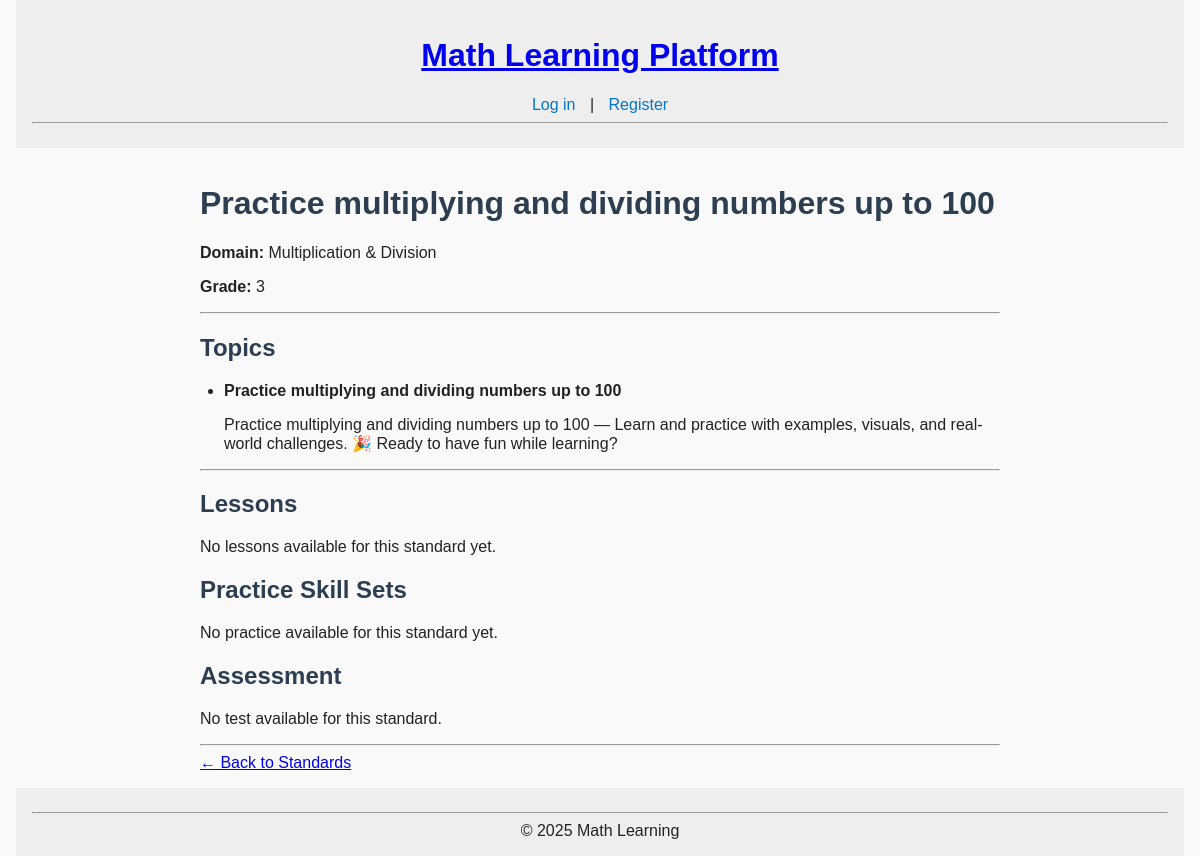
Screenshot of /curriculum/3/multiplication-division/standard/1/ with the database file from the repository.
### curriculum/models.py (models this page shows, shortened)
class Standard(models.Model):
    domain      = models.ForeignKey(Domain, on_delete=models.CASCADE, related_name="standards")
    code        = models.CharField(max_length=20, unique=True)
    description = models.TextField()

class Domain(models.Model):
    grade = models.ForeignKey(Grade, on_delete=models.CASCADE, related_name="domains")
    name  = models.CharField(max_length=100)
    slug  = models.SlugField(max_length=120, blank=True)
    sort_order = models.PositiveSmallIntegerField(default=00)
    class Meta:
        unique_together = ("grade", "name")
        ordering = ["grade__level", "sort_order", "name"]

class Grade(models.Model):
    level = models.PositiveSmallIntegerField(unique=True)   # 3-8, 9(SHSAT), 10(SAT)
    class Meta:
        ordering = ["level"]

class Topic(models.Model):
    standard = models.ForeignKey(Standard, on_delete=models.CASCADE, related_name="topics")
    title = models.CharField(max_length=255)
    description = models.TextField()
    source_id = models.CharField(max_length=20, blank=True, null=True)  # NEW
    class Meta:
        unique_together = ("standard", "title")

### curriculum/views.py (the view)
# urls.py: path("<int:grade_level>/<slug:domain_slug>/standard/<int:pk>/", StandardDetailView.as_view(), name="standard_detail"),
class StandardDetailView(DetailView):
    model = Standard
    template_name = "curriculum/standard_detail.html"
    context_object_name = "standard"
    def get_object(self):
        return get_object_or_404(
            Standard,
            pk=self.kwargs["pk"],
            domain__grade__level=self.kwargs["grade_level"],
            domain__slug=self.kwargs["domain_slug"],
        )
    def get_context_data(self, **kwargs):
        ctx = super().get_context_data(**kwargs)
        ctx["skillsets"] = SkillSet.objects.filter(related_standards=self.object)
        ctx["lessons"] = self.object.lessons.all()
        user = self.request.user
        test = Test.objects.filter(standards=self.object).first()
        ctx["test"] = test
        ctx["test_unlocked"] = False
        if user.is_authenticated and test:
            ctx["test_unlocked"] = has_mastered_standard(user, self.object)
        return ctx

### curriculum/templates/curriculum/standard_detail.html
{% extends "base.html" %}
{% block content %}
<h1>{{ standard.description }}</h1>
<p><strong>Domain:</strong> {{ standard.domain.name }}</p>
<p><strong>Grade:</strong> {{ standard.domain.grade.level }}</p>
<hr>
<h2>Topics</h2>
{% if standard.topics.all %}
    <ul>
    {% for topic in standard.topics.all %}
    <li>
        <strong>{{ topic.title }}</strong><br>
        <p>{{ topic.description }}</p>
    </li>
    {% endfor %}
    </ul>
{% else %}
    <p>No topics yet for this standard</p>
{% endif %}
<hr>
<h2>Lessons</h2>
{% if lessons %}
    <ul>
    {% for lesson in lessons %}
        <li>{{ lesson.title }}</li>
    {% endfor %}
    </ul>
{% else %}
    <p>No lessons available for this standard yet.</p>
{% endif %}
<h2>Practice Skill Sets</h2>
{% if skillsets %}
    <ul>
    {% for s in skillsets %}
        <li><a href = "{%  url 'practice:start' s.id %}">{{ s.title }}</a>
        </li>
    {% endfor %}
    </ul>
{% else %}
    <p>No practice available for this standard yet.</p>
{% endif %}
<h2>Assessment</h2>
{% if test %}
    {% if test_unlocked %}
        <p><strong>{{ test.title }}</strong></p>
        <a class="btn btn-primary" href="{% url 'assessments:start' test.id %}">Take Test</a>
    {% else %}
        <p>📌 Complete all practice skill sets to unlock the test.</p>
    {% endif %}
{% else %}
    <p>No test available for this standard.</p>
{% endif %}
<hr>
<a href="{% url 'curriculum:standard_list' standard.domain.grade.level standard.domain.slug %}">
  ← Back to Standards
</a>
{% endblock %}

### static/style.css (style rules this page uses)
body { font-family: Arial, sans-serif; background-color: #f9f9f9; color: #222; margin: 0; padding: 0 1rem; }
h1, h2, h3 { color: #2c3e50; }
ul { padding-left: 1.5rem; }
ul li { margin-bottom: 0.5rem; }

### rows the page displays
Standard: description "Practice multiplying and dividing numbers up to 100", domain.name "Multiplication & Division", domain.grade.level "3"
Topic: title "Practice multiplying and dividing numbers up to 100", description "Practice multiplying and dividing numbers up to 100 — Learn and practice with examples, visuals, and real-world challenges. 🎉 Ready to have fun while learning?"
